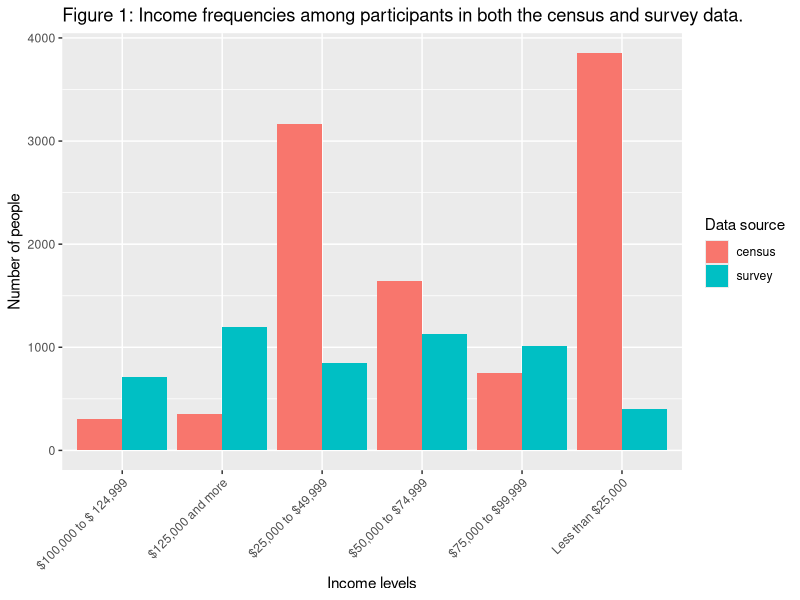
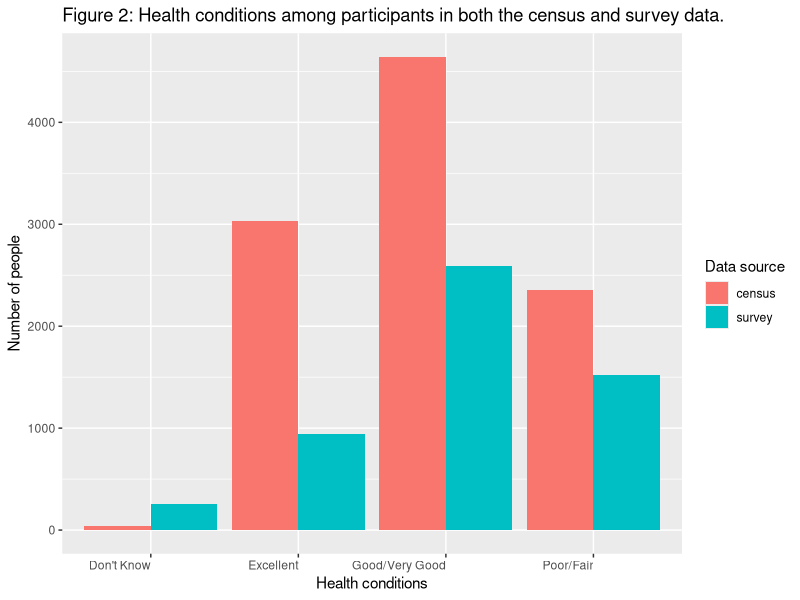

These figures' R source, in order:
## ---- chunk 1
knitr::opts_chunk$set(warning = FALSE, message = FALSE)
library(tidyverse)
library(knitr)
library(car)
## ---- chunk 2
opts <- options(knitr.kable.NA = "")
clean_colon <- function(x) {
  x <- gsub("\\s+", " ", x)
  x <- sub(":", ", n=", x)
  return(x)
}


survey_table <- read_csv("../Eric/ces2019_web_all_predictors.csv") %>% 
  mutate_if(is.character, as.factor) %>%
  select(-income_number, -cps19_ResponseId)

survey_sum_1 <- summary(survey_table[1:6])
survey_sum_2 <- summary(survey_table[7:12])
survey_sum_3 <- summary(survey_table[13:18])

survey_clean_1 <- as.data.frame(apply(survey_sum_1, 2, function(x) clean_colon(x)))

survey_clean_2 <- as.data.frame(apply(survey_sum_2, 2, function(x) clean_colon(x)))

survey_clean_3 <- as.data.frame(apply(survey_sum_2, 2, function(x) clean_colon(x)))

knitr::kable(tibble(survey_clean_1), align = "cccccccccccccccccc", caption = "CES 2019 Summary Statistics")
knitr::kable(tibble(survey_clean_2), align = "cccccccccccccccccc", caption = "CES 2019 Summary Statistics")
knitr::kable(tibble(survey_clean_3), align = "cccccccccccccccccc", caption = "CES 2019 Summary Statistics")
## ---- chunk 3
opts <- options(knitr.kable.NA = "")

census_table <- read_csv("../Eric/gss_clean_poststrat.csv") %>% 
  mutate_if(is.character, as.factor)
summarised_1 <- summary(census_table[1:5])
summarised_clean_1 <- as.data.frame(
  apply(summarised_1, 2, function(x) clean_colon(x)))

knitr::kable(tibble(summarised_clean_1), align = "ccccccccccc",caption = "GSS Summary Statistics")

summarised_2 <- summary(census_table[6:11])
summarised_clean_2 <- as.data.frame(
  apply(summarised_2, 2, function(x) clean_colon(x)))

knitr::kable(tibble(summarised_clean_2), align = "ccccccccccc",caption = "GSS Summary Statistics")
## ---- chunk 4
census_data <- read_csv("../Eric/gss_clean_poststrat.csv")
survey_data <- read_csv("../Eric/ces2019_web_all_predictors.csv")
## ---- chunk 5

a <- census_data %>% group_by(income_category) %>% 
  summarise(census = n())

b <- survey_data %>% group_by(income_category) %>% 
  summarise(survey = n())

income_data = tibble(merge(a, b, by="income_category"))

income_data %>% 
  pivot_longer(col=-income_category)  %>%
  ggplot(aes(x = factor(income_category), y = value, fill = name)) +
  geom_bar(stat = "identity", position = "dodge") +
  labs(title="Figure 1: Income frequencies among participants in both the census and survey data.", 
       x="Income levels", 
       y="Number of people",
       fill="Data source") +
  theme(axis.text.x = element_text(angle = 45, hjust = 1))
## ---- chunk 6
c <- census_data %>% group_by(health) %>% 
  summarise(census = n())
d <- survey_data %>% group_by(health) %>% 
  summarise(survey = n())
health_data = tibble(merge(c, d, by="health"))
health_data %>% 
  pivot_longer(col=-health)  %>%
  ggplot(aes(x = factor(health), y = value, fill = name)) +
  geom_bar(stat = "identity", position = "dodge") +
  labs(title="Figure 2: Health conditions among participants in both the census and survey data.", 
       x="Health conditions", 
       y="Number of people",
       fill="Data source") +
  theme(axis.text.x = element_text(angle = 0, hjust = 1))
## ---- chunk 7
# Proportion of liberal votes by age group
proportions <- survey_data %>% 
  select(age_category, vote_choice) %>% 
  group_by(age_category) %>% 
  summarise(n=n(),
            liberal_votes = sum(vote_choice == 1),
            proportion = (liberal_votes / n) %>% round(digits=3))

votes_young<- as.numeric(proportions$liberal_votes[1]) # 15-24 proportion
n_young <- as.numeric(proportions$n[1])

votes_old <- as.numeric(proportions$liberal_votes[7]) # 65-74
n_old <- as.numeric(proportions$n[7])

test <- prop.test(x=c(n_young, votes_young), n=c(n_old, votes_old))

output_proportions <- proportions %>%
  rename(`Age range` = age_category, `Number of obersvations` = n, `Total who would vote liberal` = liberal_votes,
         `Proportion` = proportion) %>%
  kable(caption = "Proportion of intended liberal votes by age group from the CES 2019 data")

output_proportions
z <- sqrt(test$statistic) %>% round(digits=3)
p <- 2*pnorm(z, lower.tail=FALSE)

lower_b <- test$conf.int[1] %>% round(digits=3)
upper_b <- test$conf.int[2] %>% round(digits=3)

## ---- chunk 8

# Model Results (to Report in Results section)
# summary(model)
# OR
# broom::tidy(model)

### Don't show the results/output here...

## ---- chunk 9

# Here you can include some relevant visualizations.


